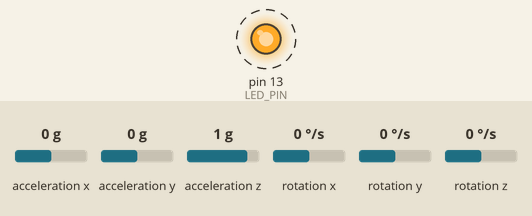
Recording of a sketch running on a simulated Arduino Uno, built with avr-gcc and run on an emulated ATmega328P. Shown: output pins drawn as LEDs (lit = HIGH). Dashed ring = blinking. The inputs (shaded band) are chosen by the test bench; at power-on: acceleration x 0 g, acceleration y 0 g, acceleration z 1 g, rotation x 0 °/s, rotation y 0 °/s, rotation z 0 °/s. Storage starts empty; what the sketch prints to the serial monitor is not drawn.

Above: at 1.24 s.
1.3 s: acceleration x set to -1.4 g
4.3 s: acceleration y set to -1.4 g
7.3 s: acceleration z set to -1.4 g
Timing chart, 0 to 16.3 s (numbered marks = the images above; inputs shaded):
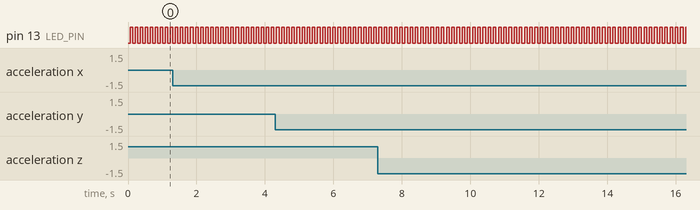

The sketch:

Senior_Project_Main.ino
```cpp
/*
    Last Edited 12/01/2014 by: Theodore Nowak
*/

#include "I2Cdev.h"
#include "MPU6050.h"
#include "SD.h"
#include "SPI.h"
#include "IMU_SeniorProject.h"
#include "SD_Manager_SeniorProject.h"

// Initialize and assign library classes
SD_Manager_SeniorProject sdObject(52);
IMU_SeniorProject imuObject(0, &sdObject);

// Include dependent on whether we are using wire or fastwire
#if I2CDEV_IMPLEMENTATION == I2CDEV_ARDUINO_WIRE
#include "Wire.h"
#endif

#define LED_PIN 13
bool blinkState = false;

void setup(){

  // Sets wire or fastwire measurement method
  #if I2CDEV_IMPLEMENTATION == I2CDEV_ARDUINO_WIRE
    Wire.begin();
  #elif I2CDEV_IMPLEMENTATION == I2CDEV_BUILTIN_FASTWIRE
    Fastwire::setup(400,true);
  #endif

  Serial.begin(9600);

  // Starts up the IMU and initializes parameters to default values
  imuObject.initializeIMU();

  // Ensures that we have successfully connected to the IMU
  imuObject.verifyConnection();

  // Ensures that an SD card is connected [Currently SD recording is not completed or necessary]
  sdObject.initializeSDCard();

  // Ensures the SD card is properly connected
  sdObject.checkStatus();

  pinMode(LED_PIN, OUTPUT);
}

void loop(){

  // Gets the accel/gyro values from the IMU
  imuObject.takeMeasurements();

  // Outputs previously collected values
  imuObject.outputToFormat(0);


 // Blink LED to indicate activity
  blinkState = !blinkState;
  digitalWrite(LED_PIN, blinkState);
}
```

Measured:
- by itself, pin 13 (LED_PIN): alternates HIGH for 0.08 s and LOW for 0.08 s
